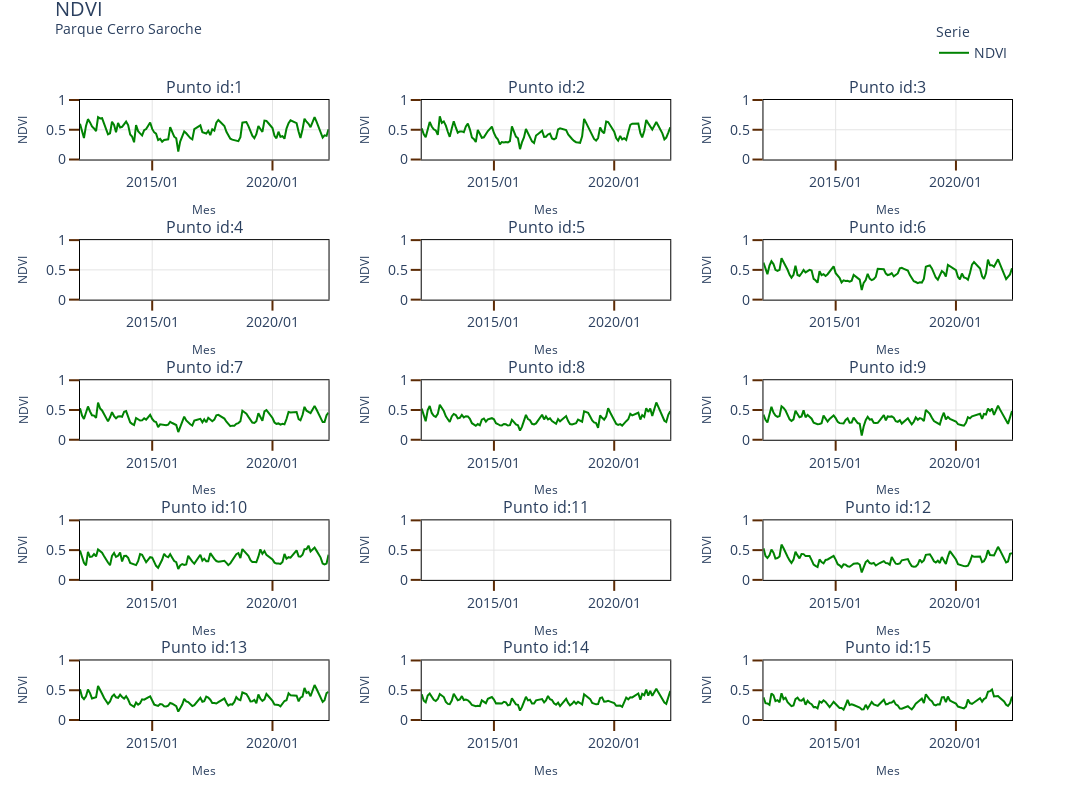

The notebook cell this image was saved under:
### Markdown cell above
Gráfico

### Code cell
rows=5
cols=3

column_titles = list(map(lambda x: 'Punto id:' + str(int(x)), pd_ndvi.sort_values('id_point',ascending=True).id_point.unique().tolist() ))

fig = make_subplots(rows=rows,
                    cols=cols,
                    subplot_titles=column_titles,
                    horizontal_spacing=0.1,
                    vertical_spacing=0.13)


row_order = pd_ndvi.sort_values('id_point',ascending=True).id_point.unique().reshape(rows,cols).tolist()
    
for row in range(len(row_order)):

    list_row = row_order[row]
    for col in range(len(list_row)):
        
        if row_order[row][col]==1:
            showlegend=True
        else:
            showlegend=False

        data_fig = pd_ndvi.query(f"id_point=={row_order[row][col]}")
        data_fig = data_fig.sort_values('periodo',ascending=True)

        fig.add_trace(
            go.Scatter(x=data_fig['periodo'],
                        y=data_fig['ndvi_media'],
                        mode='lines',
                        name='NDVI',# Id: {id}'.format(id=id_),
                        line=dict(color='#008302', width=2),
                        legendgroup='group1',
                        showlegend=showlegend,
                        
                        ),
            row=row+1, 
            col=col+1
                
        )
        
        fig.update_xaxes(title_text='Mes',
                            title_font=dict(size=12),
                        range=[ data_fig.dropna().periodo.min(),
                                data_fig.periodo.max()])
        fig.update_yaxes(title_text='NDVI',
                            title_font=dict(size=12),
                            range=[0,1]
                        )
        
fig['layout']['title']['y']=0.98
fig['layout']['margin']['t']=100
        
#        
fig.update_xaxes(tickformat="%Y/%m",showline=True, linewidth=1, linecolor='black', gridcolor='#E4E4E4',mirror=True,
                 ticks="outside", tickwidth=2, tickcolor='#5C2B05', ticklen=10)
fig.update_yaxes(showline=True, linewidth=1, linecolor='black', gridcolor='#E4E4E4',mirror=True,
                 ticks="outside", tickwidth=2, tickcolor='#5C2B05', ticklen=10)        
fig.update_layout( height=800,
                   width=1500,
                   showlegend = True,
                   font = dict(size = 14),
                   template='plotly_white',
                   title_text="""
                             NDVI
                             <br><sup>Parque {parque}</sup>
                             """.format(parque='Cerro Saroche'),
                #    xaxis_range=[data_fig.periodo.max() - pd.DateOffset(months=4*12),
                #                 data_fig.periodo.max()],
                  legend_title_text='Serie',
                  legend_title = dict( font = dict(size = 14)),
                   uniformtext_minsize=8,
                   uniformtext_mode='hide',
                   legend = dict(
                                #orientation="h",
                                yanchor="bottom",
                                y=1.05,
                                xanchor="right",
                                x=1,
                                font_size=14
                            )
                 )

fig.write_image(f'./{park}/figures/ndvi_{park}.png')

fig.show()

### Figure 1 — Plotly figure (JSON) as saved in the notebook; plotly's stock layout.template omitted (floating-point values rounded to 4 significant figures; data arrays with more than 128 entries replaced by an {"elided": "..."} marker saying what was removed)
{"data": [{"legendgroup": "group1", "line": {"color": "#008302", "width": 2}, "mode": "lines", "name": "NDVI", "showlegend": true, "type": "scatter", "x": {"elided": "629 str values"}, "xaxis": "x", "y": {"elided": "629 float values"}, "yaxis": "y"}, {"legendgroup": "group1", "line": {"color": "#008302", "width": 2}, "mode": "lines", "name": "NDVI", "showlegend": false, "type": "scatter", "x": {"elided": "629 str values"}, "xaxis": "x2", "y": {"elided": "629 float values"}, "yaxis": "y2"}, {"legendgroup": "group1", "line": {"color": "#008302", "width": 2}, "mode": "lines", "name": "NDVI", "showlegend": false, "type": "scatter", "x": {"elided": "629 str values"}, "xaxis": "x3", "y": {"elided": "629 null values"}, "yaxis": "y3"}, {"legendgroup": "group1", "line": {"color": "#008302", "width": 2}, "mode": "lines", "name": "NDVI", "showlegend": false, "type": "scatter", "x": {"elided": "629 str values"}, "xaxis": "x4", "y": {"elided": "629 null values"}, "yaxis": "y4"}, {"legendgroup": "group1", "line": {"color": "#008302", "width": 2}, "mode": "lines", "name": "NDVI", "showlegend": false, "type": "scatter", "x": {"elided": "629 str values"}, "xaxis": "x5", "y": {"elided": "629 null values"}, "yaxis": "y5"}, {"legendgroup": "group1", "line": {"color": "#008302", "width": 2}, "mode": "lines", "name": "NDVI", "showlegend": false, "type": "scatter", "x": {"elided": "629 str values"}, "xaxis": "x6", "y": {"elided": "629 float values"}, "yaxis": "y6"}, {"legendgroup": "group1", "line": {"color": "#008302", "width": 2}, "mode": "lines", "name": "NDVI", "showlegend": false, "type": "scatter", "x": {"elided": "629 str values"}, "xaxis": "x7", "y": {"elided": "629 float values"}, "yaxis": "y7"}, {"legendgroup": "group1", "line": {"color": "#008302", "width": 2}, "mode": "lines", "name": "NDVI", "showlegend": false, "type": "scatter", "x": {"elided": "629 str values"}, "xaxis": "x8", "y": {"elided": "629 float values"}, "yaxis": "y8"}, {"legendgroup": "group1", "line": {"color": "#008302", "width": 2}, "mode": "lines", "name": "NDVI", "showlegend": false, "type": "scatter", "x": {"elided": "629 str values"}, "xaxis": "x9", "y": {"elided": "629 float values"}, "yaxis": "y9"}, {"legendgroup": "group1", "line": {"color": "#008302", "width": 2}, "mode": "lines", "name": "NDVI", "showlegend": false, "type": "scatter", "x": {"elided": "629 str values"}, "xaxis": "x10", "y": {"elided": "629 float values"}, "yaxis": "y10"}, {"legendgroup": "group1", "line": {"color": "#008302", "width": 2}, "mode": "lines", "name": "NDVI", "showlegend": false, "type": "scatter", "x": {"elided": "629 str values"}, "xaxis": "x11", "y": {"elided": "629 null values"}, "yaxis": "y11"}, {"legendgroup": "group1", "line": {"color": "#008302", "width": 2}, "mode": "lines", "name": "NDVI", "showlegend": false, "type": "scatter", "x": {"elided": "629 str values"}, "xaxis": "x12", "y": {"elided": "629 float values"}, "yaxis": "y12"}, {"legendgroup": "group1", "line": {"color": "#008302", "width": 2}, "mode": "lines", "name": "NDVI", "showlegend": false, "type": "scatter", "x": {"elided": "629 str values"}, "xaxis": "x13", "y": {"elided": "629 float values"}, "yaxis": "y13"}, {"legendgroup": "group1", "line": {"color": "#008302", "width": 2}, "mode": "lines", "name": "NDVI", "showlegend": false, "type": "scatter", "x": {"elided": "629 str values"}, "xaxis": "x14", "y": {"elided": "629 float values"}, "yaxis": "y14"}, {"legendgroup": "group1", "line": {"color": "#008302", "width": 2}, "mode": "lines", "name": "NDVI", "showlegend": false, "type": "scatter", "x": {"elided": "629 str values"}, "xaxis": "x15", "y": {"elided": "629 float values"}, "yaxis": "y15"}], "layout": {"annotations": [{"font": {"size": 16}, "showarrow": false, "text": "Punto id:1", "x": 0.1333, "xanchor": "center", "xref": "paper", "y": 1, "yanchor": "bottom", "yref": "paper"}, {"font": {"size": 16}, "showarrow": false, "text": "Punto id:2", "x": 0.5, "xanchor": "center", "xref": "paper", "y": 1, "yanchor": "bottom", "yref": "paper"}, {"font": {"size": 16}, "showarrow": false, "text": "Punto id:3", "x": 0.8667, "xanchor": "center", "xref": "paper", "y": 1, "yanchor": "bottom", "yref": "paper"}, {"font": {"size": 16}, "showarrow": false, "text": "Punto id:4", "x": 0.1333, "xanchor": "center", "xref": "paper", "y": 0.774, "yanchor": "bottom", "yref": "paper"}, {"font": {"size": 16}, "showarrow": false, "text": "Punto id:5", "x": 0.5, "xanchor": "center", "xref": "paper", "y": 0.774, "yanchor": "bottom", "yref": "paper"}, {"font": {"size": 16}, "showarrow": false, "text": "Punto id:6", "x": 0.8667, "xanchor": "center", "xref": "paper", "y": 0.774, "yanchor": "bottom", "yref": "paper"}, {"font": {"size": 16}, "showarrow": false, "text": "Punto id:7", "x": 0.1333, "xanchor": "center", "xref": "paper", "y": 0.548, "yanchor": "bottom", "yref": "paper"}, {"font": {"size": 16}, "showarrow": false, "text": "Punto id:8", "x": 0.5, "xanchor": "center", "xref": "paper", "y": 0.548, "yanchor": "bottom", "yref": "paper"}, {"font": {"size": 16}, "showarrow": false, "text": "Punto id:9", "x": 0.8667, "xanchor": "center", "xref": "paper", "y": 0.548, "yanchor": "bottom", "yref": "paper"}, {"font": {"size": 16}, "showarrow": false, "text": "Punto id:10", "x": 0.1333, "xanchor": "center", "xref": "paper", "y": 0.322, "yanchor": "bottom", "yref": "paper"}, {"font": {"size": 16}, "showarrow": false, "text": "Punto id:11", "x": 0.5, "xanchor": "center", "xref": "paper", "y": 0.322, "yanchor": "bottom", "yref": "paper"}, {"font": {"size": 16}, "showarrow": false, "text": "Punto id:12", "x": 0.8667, "xanchor": "center", "xref": "paper", "y": 0.322, "yanchor": "bottom", "yref": "paper"}, {"font": {"size": 16}, "showarrow": false, "text": "Punto id:13", "x": 0.1333, "xanchor": "center", "xref": "paper", "y": 0.096, "yanchor": "bottom", "yref": "paper"}, {"font": {"size": 16}, "showarrow": false, "text": "Punto id:14", "x": 0.5, "xanchor": "center", "xref": "paper", "y": 0.096, "yanchor": "bottom", "yref": "paper"}, {"font": {"size": 16}, "showarrow": false, "text": "Punto id:15", "x": 0.8667, "xanchor": "center", "xref": "paper", "y": 0.096, "yanchor": "bottom", "yref": "paper"}], "font": {"size": 14}, "height": 800, "legend": {"font": {"size": 14}, "title": {"font": {"size": 14}, "text": "Serie"}, "x": 1, "xanchor": "right", "y": 1.05, "yanchor": "bottom"}, "margin": {"t": 100}, "showlegend": true, "title": {"text": "\n                             NDVI\n                             <br><sup>Parque Cerro Saroche</sup>\n                             ", "y": 0.98}, "uniformtext": {"minsize": 8, "mode": "hide"}, "width": 1500, "xaxis": {"anchor": "y", "domain": [0, 0.2667], "gridcolor": "#E4E4E4", "linecolor": "black", "linewidth": 1, "mirror": true, "range": ["2012-01-01T00:00:00", "2022-05-01T00:00:00"], "showline": true, "tickcolor": "#5C2B05", "tickformat": "%Y/%m", "ticklen": 10, "ticks": "outside", "tickwidth": 2, "title": {"font": {"size": 12}, "text": "Mes"}}, "xaxis10": {"anchor": "y10", "domain": [0, 0.2667], "gridcolor": "#E4E4E4", "linecolor": "black", "linewidth": 1, "mirror": true, "range": ["2012-01-01T00:00:00", "2022-05-01T00:00:00"], "showline": true, "tickcolor": "#5C2B05", "tickformat": "%Y/%m", "ticklen": 10, "ticks": "outside", "tickwidth": 2, "title": {"font": {"size": 12}, "text": "Mes"}}, "xaxis11": {"anchor": "y11", "domain": [0.3667, 0.6333], "gridcolor": "#E4E4E4", "linecolor": "black", "linewidth": 1, "mirror": true, "range": ["2012-01-01T00:00:00", "2022-05-01T00:00:00"], "showline": true, "tickcolor": "#5C2B05", "tickformat": "%Y/%m", "ticklen": 10, "ticks": "outside", "tickwidth": 2, "title": {"font": {"size": 12}, "text": "Mes"}}, "xaxis12": {"anchor": "y12", "domain": [0.7333, 1], "gridcolor": "#E4E4E4", "linecolor": "black", "linewidth": 1, "mirror": true, "range": ["2012-01-01T00:00:00", "2022-05-01T00:00:00"], "showline": true, "tickcolor": "#5C2B05", "tickformat": "%Y/%m", "ticklen": 10, "ticks": "outside", "tickwidth": 2, "title": {"font": {"size": 12}, "text": "Mes"}}, "xaxis13": {"anchor": "y13", "domain": [0, 0.2667], "gridcolor": "#E4E4E4", "linecolor": "black", "linewidth": 1, "mirror": true, "range": ["2012-01-01T00:00:00", "2022-05-01T00:00:00"], "showline": true, "tickcolor": "#5C2B05", "tickformat": "%Y/%m", "ticklen": 10, "ticks": "outside", "tickwidth": 2, "title": {"font": {"size": 12}, "text": "Mes"}}, "xaxis14": {"anchor": "y14", "domain": [0.3667, 0.6333], "gridcolor": "#E4E4E4", "linecolor": "black", "linewidth": 1, "mirror": true, "range": ["2012-01-01T00:00:00", "2022-05-01T00:00:00"], "showline": true, "tickcolor": "#5C2B05", "tickformat": "%Y/%m", "ticklen": 10, "ticks": "outside", "tickwidth": 2, "title": {"font": {"size": 12}, "text": "Mes"}}, "xaxis15": {"anchor": "y15", "domain": [0.7333, 1], "gridcolor": "#E4E4E4", "linecolor": "black", "linewidth": 1, "mirror": true, "range": ["2012-01-01T00:00:00", "2022-05-01T00:00:00"], "showline": true, "tickcolor": "#5C2B05", "tickformat": "%Y/%m", "ticklen": 10, "ticks": "outside", "tickwidth": 2, "title": {"font": {"size": 12}, "text": "Mes"}}, "xaxis2": {"anchor": "y2", "domain": [0.3667, 0.6333], "gridcolor": "#E4E4E4", "linecolor": "black", "linewidth": 1, "mirror": true, "range": ["2012-01-01T00:00:00", "2022-05-01T00:00:00"], "showline": true, "tickcolor": "#5C2B05", "tickformat": "%Y/%m", "ticklen": 10, "ticks": "outside", "tickwidth": 2, "title": {"font": {"size": 12}, "text": "Mes"}}, "xaxis3": {"anchor": "y3", "domain": [0.7333, 1], "gridcolor": "#E4E4E4", "linecolor": "black", "linewidth": 1, "mirror": true, "range": ["2012-01-01T00:00:00", "2022-05-01T00:00:00"], "showline": true, "tickcolor": "#5C2B05", "tickformat": "%Y/%m", "ticklen": 10, "ticks": "outside", "tickwidth": 2, "title": {"font": {"size": 12}, "text": "Mes"}}, "xaxis4": {"anchor": "y4", "domain": [0, 0.2667], "gridcolor": "#E4E4E4", "linecolor": "black", "linewidth": 1, "mirror": true, "range": ["2012-01-01T00:00:00", "2022-05-01T00:00:00"], "showline": true, "tickcolor": "#5C2B05", "tickformat": "%Y/%m", "ticklen": 10, "ticks": "outside", "tickwidth": 2, "title": {"font": {"size": 12}, "text": "Mes"}}, "xaxis5": {"anchor": "y5", "domain": [0.3667, 0.6333], "gridcolor": "#E4E4E4", "linecolor": "black", "linewidth": 1, "mirror": true, "range": ["2012-01-01T00:00:00", "2022-05-01T00:00:00"], "showline": true, "tickcolor": "#5C2B05", "tickformat": "%Y/%m", "ticklen": 10, "ticks": "outside", "tickwidth": 2, "title": {"font": {"size": 12}, "text": "Mes"}}, "xaxis6": {"anchor": "y6", "domain": [0.7333, 1], "gridcolor": "#E4E4E4", "linecolor": "black", "linewidth": 1, "mirror": true, "range": ["2012-01-01T00:00:00", "2022-05-01T00:00:00"], "showline": true, "tickcolor": "#5C2B05", "tickformat": "%Y/%m", "ticklen": 10, "ticks": "outside", "tickwidth": 2, "title": {"font": {"size": 12}, "text": "Mes"}}, "xaxis7": {"anchor": "y7", "domain": [0, 0.2667], "gridcolor": "#E4E4E4", "linecolor": "black", "linewidth": 1, "mirror": true, "range": ["2012-01-01T00:00:00", "2022-05-01T00:00:00"], "showline": true, "tickcolor": "#5C2B05", "tickformat": "%Y/%m", "ticklen": 10, "ticks": "outside", "tickwidth": 2, "title": {"font": {"size": 12}, "text": "Mes"}}, "xaxis8": {"anchor": "y8", "domain": [0.3667, 0.6333], "gridcolor": "#E4E4E4", "linecolor": "black", "linewidth": 1, "mirror": true, "range": ["2012-01-01T00:00:00", "2022-05-01T00:00:00"], "showline": true, "tickcolor": "#5C2B05", "tickformat": "%Y/%m", "ticklen": 10, "ticks": "outside", "tickwidth": 2, "title": {"font": {"size": 12}, "text": "Mes"}}, "xaxis9": {"anchor": "y9", "domain": [0.7333, 1], "gridcolor": "#E4E4E4", "linecolor": "black", "linewidth": 1, "mirror": true, "range": ["2012-01-01T00:00:00", "2022-05-01T00:00:00"], "showline": true, "tickcolor": "#5C2B05", "tickformat": "%Y/%m", "ticklen": 10, "ticks": "outside", "tickwidth": 2, "title": {"font": {"size": 12}, "text": "Mes"}}, "yaxis": {"anchor": "x", "domain": [0.904, 1], "gridcolor": "#E4E4E4", "linecolor": "black", "linewidth": 1, "mirror": true, "range": [0, 1], "showline": true, "tickcolor": "#5C2B05", "ticklen": 10, "ticks": "outside", "tickwidth": 2, "title": {"font": {"size": 12}, "text": "NDVI"}}, "yaxis10": {"anchor": "x10", "domain": [0.226, 0.322], "gridcolor": "#E4E4E4", "linecolor": "black", "linewidth": 1, "mirror": true, "range": [0, 1], "showline": true, "tickcolor": "#5C2B05", "ticklen": 10, "ticks": "outside", "tickwidth": 2, "title": {"font": {"size": 12}, "text": "NDVI"}}, "yaxis11": {"anchor": "x11", "domain": [0.226, 0.322], "gridcolor": "#E4E4E4", "linecolor": "black", "linewidth": 1, "mirror": true, "range": [0, 1], "showline": true, "tickcolor": "#5C2B05", "ticklen": 10, "ticks": "outside", "tickwidth": 2, "title": {"font": {"size": 12}, "text": "NDVI"}}, "yaxis12": {"anchor": "x12", "domain": [0.226, 0.322], "gridcolor": "#E4E4E4", "linecolor": "black", "linewidth": 1, "mirror": true, "range": [0, 1], "showline": true, "tickcolor": "#5C2B05", "ticklen": 10, "ticks": "outside", "tickwidth": 2, "title": {"font": {"size": 12}, "text": "NDVI"}}, "yaxis13": {"anchor": "x13", "domain": [0, 0.096], "gridcolor": "#E4E4E4", "linecolor": "black", "linewidth": 1, "mirror": true, "range": [0, 1], "showline": true, "tickcolor": "#5C2B05", "ticklen": 10, "ticks": "outside", "tickwidth": 2, "title": {"font": {"size": 12}, "text": "NDVI"}}, "yaxis14": {"anchor": "x14", "domain": [0, 0.096], "gridcolor": "#E4E4E4", "linecolor": "black", "linewidth": 1, "mirror": true, "range": [0, 1], "showline": true, "tickcolor": "#5C2B05", "ticklen": 10, "ticks": "outside", "tickwidth": 2, "title": {"font": {"size": 12}, "text": "NDVI"}}, "yaxis15": {"anchor": "x15", "domain": [0, 0.096], "gridcolor": "#E4E4E4", "linecolor": "black", "linewidth": 1, "mirror": true, "range": [0, 1], "showline": true, "tickcolor": "#5C2B05", "ticklen": 10, "ticks": "outside", "tickwidth": 2, "title": {"font": {"size": 12}, "text": "NDVI"}}, "yaxis2": {"anchor": "x2", "domain": [0.904, 1], "gridcolor": "#E4E4E4", "linecolor": "black", "linewidth": 1, "mirror": true, "range": [0, 1], "showline": true, "tickcolor": "#5C2B05", "ticklen": 10, "ticks": "outside", "tickwidth": 2, "title": {"font": {"size": 12}, "text": "NDVI"}}, "yaxis3": {"anchor": "x3", "domain": [0.904, 1], "gridcolor": "#E4E4E4", "linecolor": "black", "linewidth": 1, "mirror": true, "range": [0, 1], "showline": true, "tickcolor": "#5C2B05", "ticklen": 10, "ticks": "outside", "tickwidth": 2, "title": {"font": {"size": 12}, "text": "NDVI"}}, "yaxis4": {"anchor": "x4", "domain": [0.678, 0.774], "gridcolor": "#E4E4E4", "linecolor": "black", "linewidth": 1, "mirror": true, "range": [0, 1], "showline": true, "tickcolor": "#5C2B05", "ticklen": 10, "ticks": "outside", "tickwidth": 2, "title": {"font": {"size": 12}, "text": "NDVI"}}, "yaxis5": {"anchor": "x5", "domain": [0.678, 0.774], "gridcolor": "#E4E4E4", "linecolor": "black", "linewidth": 1, "mirror": true, "range": [0, 1], "showline": true, "tickcolor": "#5C2B05", "ticklen": 10, "ticks": "outside", "tickwidth": 2, "title": {"font": {"size": 12}, "text": "NDVI"}}, "yaxis6": {"anchor": "x6", "domain": [0.678, 0.774], "gridcolor": "#E4E4E4", "linecolor": "black", "linewidth": 1, "mirror": true, "range": [0, 1], "showline": true, "tickcolor": "#5C2B05", "ticklen": 10, "ticks": "outside", "tickwidth": 2, "title": {"font": {"size": 12}, "text": "NDVI"}}, "yaxis7": {"anchor": "x7", "domain": [0.452, 0.548], "gridcolor": "#E4E4E4", "linecolor": "black", "linewidth": 1, "mirror": true, "range": [0, 1], "showline": true, "tickcolor": "#5C2B05", "ticklen": 10, "ticks": "outside", "tickwidth": 2, "title": {"font": {"size": 12}, "text": "NDVI"}}, "yaxis8": {"anchor": "x8", "domain": [0.452, 0.548], "gridcolor": "#E4E4E4", "linecolor": "black", "linewidth": 1, "mirror": true, "range": [0, 1], "showline": true, "tickcolor": "#5C2B05", "ticklen": 10, "ticks": "outside", "tickwidth": 2, "title": {"font": {"size": 12}, "text": "NDVI"}}, "yaxis9": {"anchor": "x9", "domain": [0.452, 0.548], "gridcolor": "#E4E4E4", "linecolor": "black", "linewidth": 1, "mirror": true, "range": [0, 1], "showline": true, "tickcolor": "#5C2B05", "ticklen": 10, "ticks": "outside", "tickwidth": 2, "title": {"font": {"size": 12}, "text": "NDVI"}}}}
